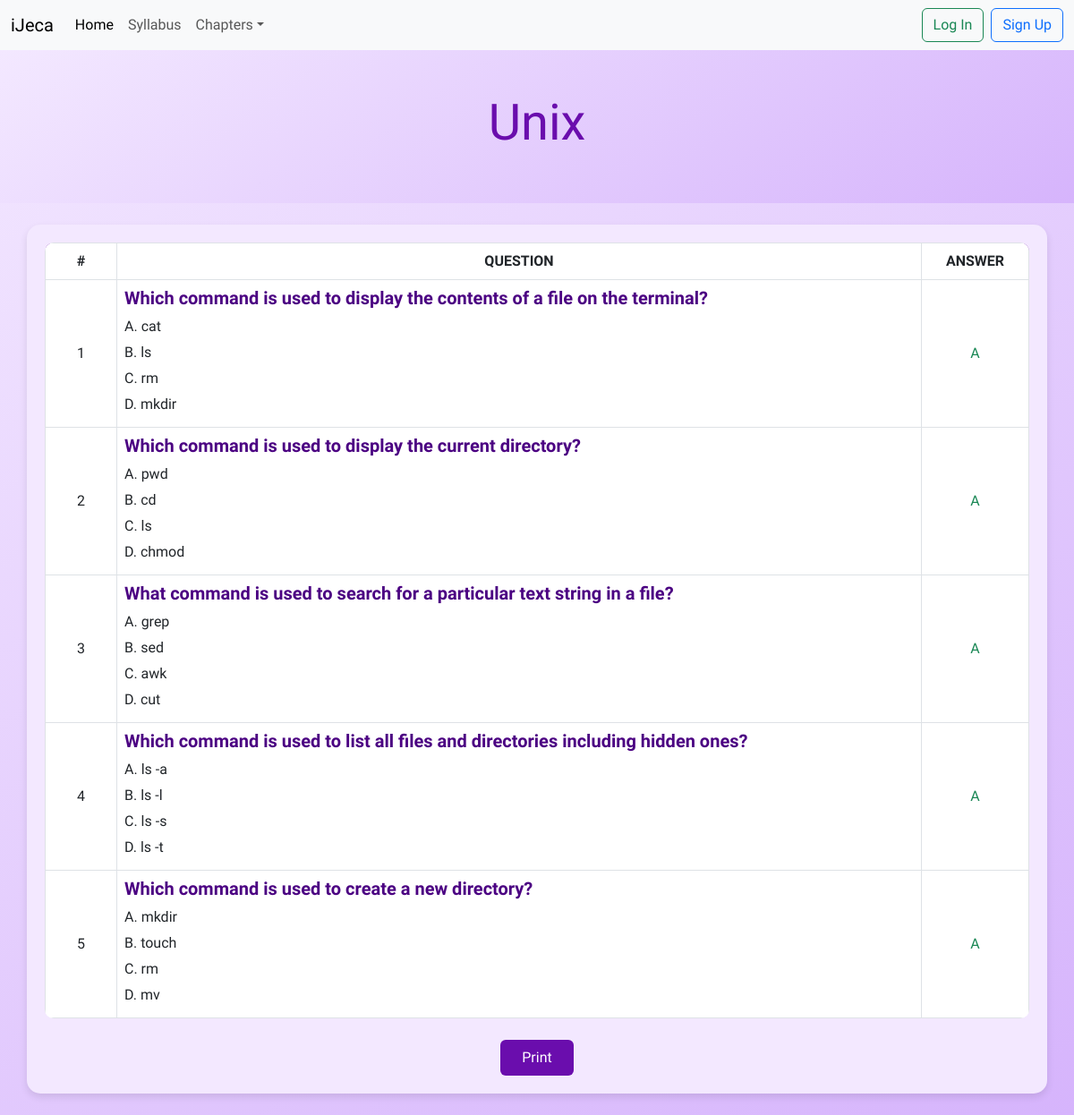
Page /questions?string=3 on the committed database.
### tables this page shows
CREATE TABLE `chapters` (
  `ID` int(11) NOT NULL,
  `name` varchar(255) NOT NULL,
  `photo` varchar(255) NOT NULL,
  `syllabus` text NOT NULL
);

CREATE TABLE `questions` (
  `id` int(11) NOT NULL,
  `question_text` varchar(255) DEFAULT NULL,
  `option_a` varchar(255) DEFAULT NULL,
  `option_b` varchar(255) DEFAULT NULL,
  `option_c` varchar(255) DEFAULT NULL,
  `option_d` varchar(255) DEFAULT NULL,
  `correct_answer` varchar(1) DEFAULT NULL,
  `chapter_id` bigint(20) NOT NULL
);

### questions.php (the view)
<?php
  include 'header.php';
  $chapter_id = $_REQUEST['string'];
  $i = 1;
  $sql = "SELECT question_text, option_a, option_b, option_c, option_d, correct_answer FROM questions WHERE chapter_id = $chapter_id";
  $result = mysqli_query($con, $sql);
?>
<div class="jumbotron jumbotron-fluid jumbotron-custom" style="background: linear-gradient(145deg, #f3e8ff, #d6b4fc); color: #4b0082;">
  <div class="container text-center">
    <?php
      $sql = "SELECT name FROM chapters WHERE ID = $chapter_id";
      $result1 = mysqli_query($con, $sql);
      $row = mysqli_fetch_assoc($result1);
    ?>
    <h1 class="display-4 font-weight-bold" style="color: #6a0dad;"><?php echo $row['name']; ?></h1>
  </div>
</div>
<div class="container my-4" style="background: #f3e8ff; border-radius: 15px; padding: 20px; box-shadow: 0px 4px 8px rgba(0, 0, 0, 0.1);">
  <table class="table table-bordered table-hover" style="background: white; border-radius: 10px; overflow: hidden;">
    <thead class="text-white" style="background: #6a0dad;">
      <tr class="text-center">
        <th style="width: 80px;">#</th>
        <th>Question</th>
        <th style="width: 120px;">Answer</th>
      </tr>
    </thead>
    <tbody>
      <?php
        while ($row = mysqli_fetch_assoc($result)) {
      ?>
      <tr>
        <th scope="row" class="text-center"><?php echo $i ?></th>
        <td>
          <div>
            <h5 style="color: #4b0082;"><?php echo $row['question_text'] ?></h5>
            <p style="margin: 5px 0;">A. <?php echo $row['option_a'] ?></p>
            <p style="margin: 5px 0;">B. <?php echo $row['option_b'] ?></p>
            <p style="margin: 5px 0;">C. <?php echo $row['option_c'] ?></p>
            <p style="margin: 5px 0;">D. <?php echo $row['option_d'] ?></p>
          </div>
        </td>
        <td class="text-center font-weight-bold text-success"><?php echo $row['correct_answer'] ?></td>
      </tr>
      <?php
        $i++;
      }
      ?>
    </tbody>
  </table>
  <div class="text-center mt-4">
    <button class="btn btn-primary px-4 py-2" onclick="window.print()" style="background: #6a0dad; border: none;">Print</button>
  </div>
</div>
<?php
  include 'footer.php';
?>

### style.css (style rules this page uses)
body { font-family: "Bai Jamjuree", sans-serif; }
.jumbotron { background-color: #f9fafc; padding: 3rem; border-radius: 0; margin-bottom: 0; }
h1, h2, h3, h4, h5, h6 { font-weight: bold; }
.table th, .table td { vertical-align: middle; }
.table thead th { font-weight: 600; text-transform: uppercase; border-top: none; }
.table tbody th { font-weight: 500; border-top: none; }
.table tbody td { border-top: 1px solid #dee2e6; }
.table tbody tr:last-child td { border-bottom: none; }

### rows in the picture
chapters: name "Unix"
questions: question_text "Which command is used to display the contents of a file on the terminal?", option_a "cat", option_b "ls", option_c "rm", option_d "mkdir", correct_answer "A"
questions: question_text "Which command is used to display the current directory?", option_a "pwd", option_b "cd", option_c "ls", option_d "chmod", correct_answer "A"
questions: question_text "What command is used to search for a particular text string in a file?", option_a "grep", option_b "sed", option_c "awk", option_d "cut", correct_answer "A"
questions: question_text "Which command is used to list all files and directories including hidden ones?", option_a "ls -a", option_b "ls -l", option_c "ls -s", option_d "ls -t", correct_answer "A"
questions: question_text "Which command is used to create a new directory?", option_a "mkdir", option_b "touch", option_c "rm", option_d "mv", correct_answer "A"
